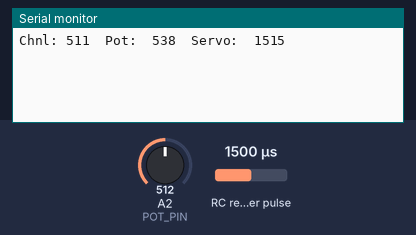
The sketch below on a simulated Arduino Uno, built with avr-gcc and run on an emulated ATmega328P. On the bench: the last lines printed to the serial monitor. Wiring (inferred from the names in the program): RC receiver channel: data pin 2. The inputs (shaded band) are chosen by the test bench; at power-on: RC receiver pulse 1500 µs, A2 (POT_PIN) = 512.

Above: at 1.2 s.
1.3 s: RC receiver pulse (sensor on pin 2) set to 1020 µs
At 2.5 s:
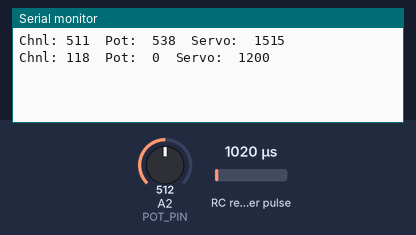
2.8 s: A2 (POT_PIN) set to 885
At 3.7 s:
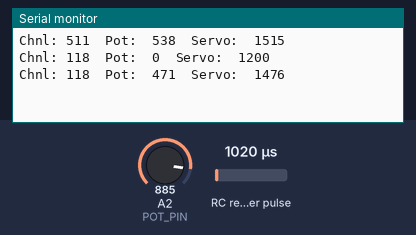
4.3 s: RC receiver pulse (sensor on pin 2) set to 1250 µs
At 5.0 s:
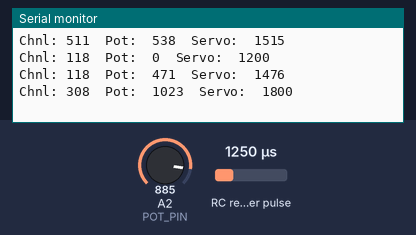
5.8 s: A2 (POT_PIN) set to 716
At 7.4 s:
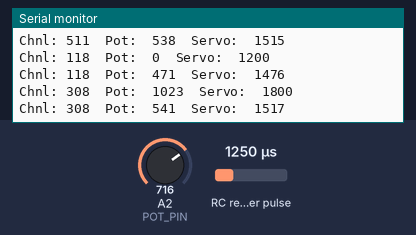
Timing chart, 0 to 8.3 s (numbered marks = the images above; inputs shaded):
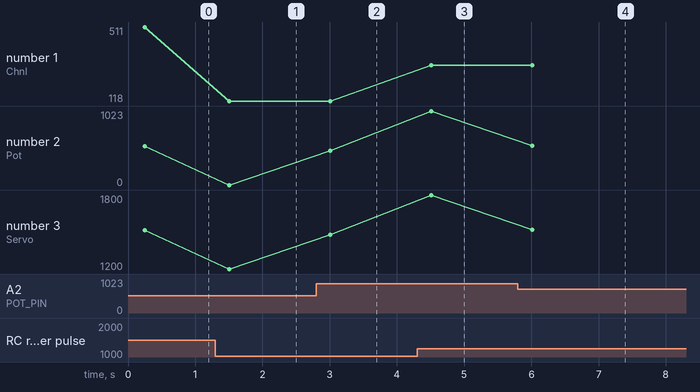

The sketch:

Plate_control_-_v1.ino
```cpp
/*
   v1 - plate control with receiver overrule
*/
#include <SoftwareSerial.h>
//#include <IRremote.h>

//hook up serial comms object to pins
SoftwareSerial serialOut(10, 11); // RX, TX

#define RC_CH1_INPUT  2
#define POT_PIN A2  //potmeter pin

const int CHANNEL_CENTER = 511;
const int CHANNEL_DEADCENTER = 10;
const int MIN_CHANNEL = 875;
const int MAX_CHANNEL = 2125;

//IRrecv irrecv(IR_RECV_PIN);
//decode_results results;

int deadCentreWidth = 2;
int potDeviation = 25;

int averagePotmeter;  //average value measured
//keep track of previous analog input values in configurable length array, more values more precies but slower
const int analogInputHistoryLength = 10;
int previousAnalogValues[analogInputHistoryLength];

int oldPosition;

const int minValueMeasuredForPot = 0;
const int maxValueMeasuredForPot = 1023;
int potMiddlePosition = 504; //492; //overrule door plaatsing van magneet maxValueMeasuredForPot / 2; //waarde als potmeter in het midden staat

const int potMaxPositionLeft = 350; //minimale stand van potmeter links
const int potMaxPositionRight = potMiddlePosition + (potMiddlePosition - potMaxPositionLeft); //maximale stand van potmeter rechts

const int servoMinPulse = 1200;
const int servoMaxPulse = 1800;

int maxPositionLeftFrontServo = servoMinPulse; //maximale uitslag naar links voorste servo
int maxPositionRightFrontServo = servoMaxPulse; //maximale uitslag naar rechts voorste servo

int maxPositionLeftRearServo = servoMinPulse; //maximale uitslag naar links achterste servo
int maxPositionRightRearServo = servoMaxPulse; //maximale uitslag naar rechts achterste servo

String characterValues = ""; //concatenated numbers read over IR

volatile int pulseChannel1;

volatile unsigned long timer_start;

volatile int last_interrupt_time; //calcSignal is the interrupt handler

void calcSignal() {
  //record the interrupt time so that we can tell if the receiver has a signal from the transmitter
  last_interrupt_time = micros();
  //if the pin has gone HIGH, record the microseconds since the Arduino started up
  if (digitalRead(RC_CH1_INPUT) == HIGH) {
    timer_start = micros();
  }
  //otherwise, the pin has gone LOW
  else {
    //only worry about this if the timer has actually started
    if (timer_start != 0) {
      //record the pulse time
      pulseChannel1 = ((volatile int)micros() - timer_start);
      //restart the timer
      timer_start = 0;
    }
  }
}


void setup() {
  //init timer value
  timer_start = 0;

  //read the input from the receiver
  pinMode(RC_CH1_INPUT, INPUT); //receiver channel 1
  attachInterrupt(digitalPinToInterrupt(RC_CH1_INPUT), calcSignal, CHANGE);

  //read the input from the potmeter
  pinMode(POT_PIN, INPUT);

  // debug and needed for IR
  Serial.begin(9600);
  oldPosition = -1;

  //setup a number of default middle positions
  for (int i=0;i<analogInputHistoryLength;i++) {
    previousAnalogValues[i] =  potMiddlePosition;
  }

  serialOut.begin(57600);
}

void debugSettings(int potmeter, int receiver) {

  if ( abs(potmeter-oldPosition) > 3) {
    //write the calculated value to the trailer
    writeValueToTrailer(map(potmeter, 0, maxValueMeasuredForPot, maxPositionLeftFrontServo, maxPositionRightFrontServo));

    //Serial.write(27); Serial.print("[2J"); // clear screen command
    //Serial.write(27); Serial.print("[H"); // home cursor

    //Serial.println("============================");

    Serial.print("Chnl: "); // Print the value of
    Serial.print(receiver);        // each c`hannel
    Serial.print("\t");

    Serial.print("Pot:  ");
    Serial.print(potmeter);
    Serial.print("\t");

    Serial.print("Servo:  ");
    Serial.println(map(potmeter, 0, maxValueMeasuredForPot, maxPositionLeftFrontServo, maxPositionRightFrontServo));
    oldPosition = potmeter;
  }
}

int limitToMaxPositionsOnPlate(int input) {
  //below limits the range which we consider the full movement between truck and trailer angle, either left of right

  //if input is smaller than the minimum we would accept, update to minimum
  if (input < potMaxPositionLeft) {
    input = potMaxPositionLeft;
  }
  //if input is larger than the maximum we would accept, update to maximum
  if (input > potMaxPositionRight) {
    input = potMaxPositionRight;
  }
  return input;
}

int limitToMaxPositionsFromReceiver(int input) {
  //below limits the receiver input range to the pot range so we can we can subtract or add them together
  return map(input, MIN_CHANNEL, MAX_CHANNEL, minValueMeasuredForPot, maxValueMeasuredForPot);
}

int getSummedTotal() {
  int total = 0;

    for (int i=0;i<analogInputHistoryLength;i++) {
      total += previousAnalogValues[i];
      previousAnalogValues[i] = previousAnalogValues[i+1];
    }

  return total;
}

int mixPlateAndReceiverInput(int receiver, int potmeter) {
  //if receiver is centered we can just get out of here with just the potmeter
  if ( receiver == 0 || receiver < (CHANNEL_CENTER - CHANNEL_DEADCENTER) || receiver > (CHANNEL_CENTER + CHANNEL_DEADCENTER)) {
    //receiver is not centered, so do something with it
    if (receiver <= CHANNEL_CENTER) {
      // we need to subtract it from potmeter
      //Serial.print("L");
      return (potmeter - abs((CHANNEL_CENTER-receiver)));
    } else {
      //Serial.print("R");
      //we need to add it to potmeter
      return (potmeter + (receiver-CHANNEL_CENTER));
    }
  } else {
    //Serial.print("*");
    return potmeter;
  }
}

void writeValueToTrailer(int value) {
  //write STX
  serialOut.write(char(2));

  //write value
  serialOut.print(value);

  //write ETX
  serialOut.write(char(3));
}


void loop() {
  // reads the value of the potentiometer
  int analogPotmeterInput = analogRead(POT_PIN);

  //translate the receiver input to the same range of the pot input
  int analogReceiverInput = limitToMaxPositionsFromReceiver(pulseChannel1);

  //mix the receiver and the pot together but only when the sticks are out of center
  analogPotmeterInput = mixPlateAndReceiverInput(analogReceiverInput,analogPotmeterInput);

  // limit the pot values to what we expect them to be max left and right
  analogPotmeterInput = limitToMaxPositionsOnPlate(analogPotmeterInput);

  //storeLatestAnalogValue(analogPotmeterInput);

  // translate plate position to relative position between max left and right
  int positionPotmeter = map(analogPotmeterInput, potMaxPositionLeft, potMaxPositionRight, minValueMeasuredForPot, maxValueMeasuredForPot);

  // translate the relative pot position to a servo position and update servo positions when necessary
  debugSettings(positionPotmeter, analogReceiverInput);
  delay(250);
}
```

Measured:
- after the input at 1.3 s, the serial monitor: prints a new line after 0.20 s (image 1)
- after the input at 2.8 s, the serial monitor: prints a new line after 0.21 s (image 2)
- after the input at 4.3 s, the serial monitor: prints a new line after 0.21 s (image 3)
- after the input at 5.8 s, the serial monitor: prints a new line after 0.21 s (image 4)
- plotted number 1: 511 → 118 after the input at 1.3 s, 118 → 308 after the input at 4.3 s
- plotted number 2: 538 → 0 after the input at 1.3 s, 0 → 471 after the input at 2.8 s, 471 → 1023 after the input at 4.3 s, 1023 → 541 after the input at 5.8 s
- plotted number 3: 1515 → 1200 after the input at 1.3 s, 1200 → 1476 after the input at 2.8 s, 1476 → 1800 after the input at 4.3 s, 1800 → 1517 after the input at 5.8 s
